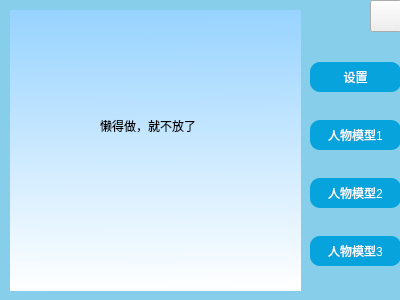
<?xml version="1.0" encoding="UTF-8"?>
<ui version="4.0">
 <class>SettingsDlg</class>
 <widget class="QDialog" name="SettingsDlg">
  <property name="geometry">
   <rect>
    <x>0</x>
    <y>0</y>
    <width>400</width>
    <height>300</height>
   </rect>
  </property>
  <property name="windowTitle">
   <string>SettingsDlg</string>
  </property>
  <property name="styleSheet">
   <string notr="true">*{
	margin:0px;
}

QDialog#SettingsDlg
{
	background-color:skyblue;
}
QStackedWidget#stackedWidget
{
	background-color:qlineargradient(spread:reflect, x1:0.488, y1:0, x2:0.494, y2:1, stop:0 rgba(151, 211, 255, 255), stop:1 rgba(255, 255, 255, 255));
}

#settings,#model1,#model2,#model3
{
	width:50px;
	height:30px;
	border:none;
	background-color:rgb(6,163,220);
	border-radius:10px;
	color:white;
}
#settings:hover
{
	background-color:darkblue;
}
#model1:hover
{
	background-color:darkblue;
}
#model2:hover
{
	background-color:darkblue;
}
#model3:hover
{
	background-color:darkblue;
}
</string>
  </property>
  <widget class="QWidget" name="verticalLayoutWidget">
   <property name="geometry">
    <rect>
     <x>310</x>
     <y>40</y>
     <width>91</width>
     <height>251</height>
    </rect>
   </property>
   <layout class="QVBoxLayout" name="btns">
    <item>
     <widget class="QPushButton" name="settings">
      <property name="text">
       <string>设置</string>
      </property>
     </widget>
    </item>
    <item>
     <widget class="QPushButton" name="model1">
      <property name="text">
       <string>人物模型1</string>
      </property>
     </widget>
    </item>
    <item>
     <widget class="QPushButton" name="model2">
      <property name="text">
       <string>人物模型2</string>
      </property>
     </widget>
    </item>
    <item>
     <widget class="QPushButton" name="model3">
      <property name="text">
       <string>人物模型3</string>
      </property>
     </widget>
    </item>
   </layout>
  </widget>
  <widget class="QPushButton" name="closeBtn">
   <property name="geometry">
    <rect>
     <x>370</x>
     <y>0</y>
     <width>32</width>
     <height>32</height>
    </rect>
   </property>
   <property name="minimumSize">
    <size>
     <width>32</width>
     <height>32</height>
    </size>
   </property>
   <property name="maximumSize">
    <size>
     <width>32</width>
     <height>32</height>
    </size>
   </property>
   <property name="text">
    <string/>
   </property>
  </widget>
  <widget class="QStackedWidget" name="stackedWidget">
   <property name="geometry">
    <rect>
     <x>10</x>
     <y>10</y>
     <width>291</width>
     <height>281</height>
    </rect>
   </property>
   <property name="currentIndex">
    <number>1</number>
   </property>
   <widget class="QWidget" name="model2Page3">
    <widget class="QLabel" name="label_2">
     <property name="geometry">
      <rect>
       <x>40</x>
       <y>0</y>
       <width>201</width>
       <height>281</height>
      </rect>
     </property>
     <property name="text">
      <string/>
     </property>
     <property name="pixmap">
      <pixmap resource="Resource.qrc">:/Resource/desktopRole/summerGril/0.png</pixmap>
     </property>
     <property name="scaledContents">
      <bool>true</bool>
     </property>
     <property name="alignment">
      <set>Qt::AlignBottom|Qt::AlignHCenter</set>
     </property>
     <property name="wordWrap">
      <bool>false</bool>
     </property>
    </widget>
    <widget class="QCheckBox" name="cb_model2">
     <property name="geometry">
      <rect>
       <x>0</x>
       <y>0</y>
       <width>79</width>
       <height>20</height>
      </rect>
     </property>
     <property name="text">
      <string>模型2</string>
     </property>
    </widget>
   </widget>
   <widget class="QWidget" name="model3Page4">
    <widget class="QLabel" name="label_3">
     <property name="geometry">
      <rect>
       <x>90</x>
       <y>100</y>
       <width>121</width>
       <height>31</height>
      </rect>
     </property>
     <property name="text">
      <string>懒得做，就不放了</string>
     </property>
    </widget>
   </widget>
   <widget class="QWidget" name="settingsPage1">
    <widget class="QWidget" name="">
     <property name="geometry">
      <rect>
       <x>0</x>
       <y>10</y>
       <width>291</width>
       <height>271</height>
      </rect>
     </property>
     <layout class="QVBoxLayout" name="verticalLayout">
      <item>
       <widget class="QGroupBox" name="groupBox">
        <property name="title">
         <string>程序设置</string>
        </property>
       </widget>
      </item>
      <item>
       <widget class="QGroupBox" name="groupBox_2">
        <property name="title">
         <string>自定义桌面壁纸</string>
        </property>
       </widget>
      </item>
     </layout>
    </widget>
   </widget>
   <widget class="QWidget" name="model1Page2">
    <widget class="QLabel" name="label">
     <property name="geometry">
      <rect>
       <x>90</x>
       <y>0</y>
       <width>161</width>
       <height>291</height>
      </rect>
     </property>
     <property name="text">
      <string/>
     </property>
     <property name="pixmap">
      <pixmap resource="Resource.qrc">:/Resource/desktopRole/littleBoy/0.png</pixmap>
     </property>
     <property name="scaledContents">
      <bool>false</bool>
     </property>
     <property name="alignment">
      <set>Qt::AlignBottom|Qt::AlignHCenter</set>
     </property>
    </widget>
    <widget class="QCheckBox" name="cb_model1">
     <property name="geometry">
      <rect>
       <x>0</x>
       <y>0</y>
       <width>79</width>
       <height>20</height>
      </rect>
     </property>
     <property name="text">
      <string>模型1</string>
     </property>
    </widget>
   </widget>
  </widget>
 </widget>
 <resources>
  <include location="Resource.qrc"/>
 </resources>
 <connections/>
</ui>
